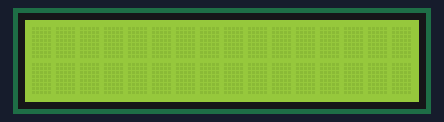
This sketch was run on a simulated Arduino Uno, built with avr-gcc and run on an emulated ATmega328P. On the bench: 16×2 character LCD.

Above: at 0.1 s.
At 2.1 s:
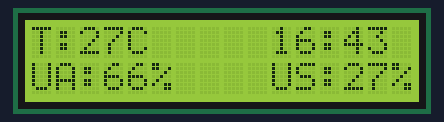

Measured:
- what the display in image 1 shows lasts 3.0 s, from 2.1 s to 5.1 s

The sketch:

print_on_lcd_using_i2c.ino
```cpp
#include <Wire.h>
#include <LiquidCrystal_I2C.h>


#define col 16 // Serve para definir o numero de colunas do display utilizado
#define row  2 // Serve para definir o numero de linhas do display utilizado
#define lcd_address  0x27 // Serve para definir o endereço do display.

LiquidCrystal_I2C lcd(lcd_address, col, row);

void setup() {
  lcd.init(); // Serve para iniciar a comunicação com o display já conectado
  lcd.setBacklight(HIGH);
}

void loop() {

  delay(2000);  // delay de 5 segundos com todas as mensagens na tela
  lcd.setCursor(0,0); // Coloca o cursor do display na coluna 1 e linha 1
  lcd.print("T:27C     16:43"); // Comando de saída com a mensagem que deve aparecer na coluna 2 e linha 1.
  lcd.setCursor(0, 1); //Coloca o cursor do display na coluna 1 e linha 2
  lcd.print("UA:66%    US:27%");  // Comando de saida com a mensagem que deve aparecer na coluna 2 e linha 2
  delay(3000);  // delay de 5 segundos com todas as mensagens na tela

  lcd.clear(); // Limpa o display até o loop ser reiniciado
}
```
